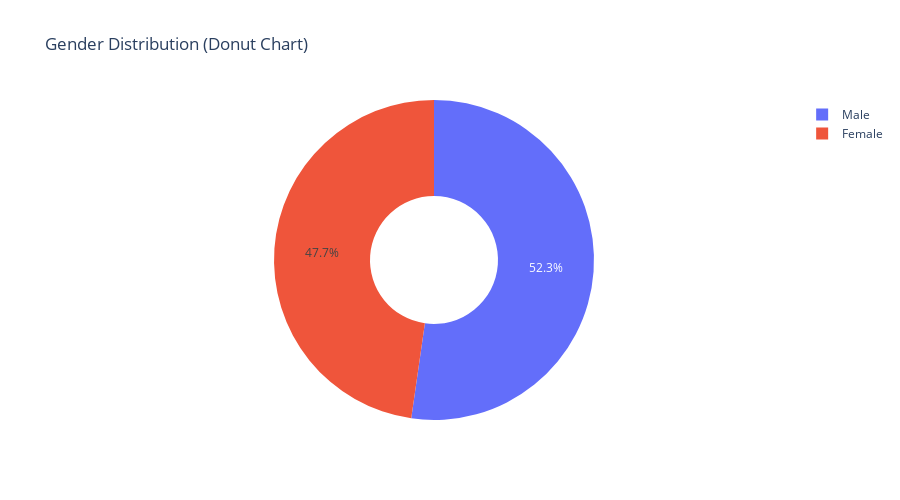
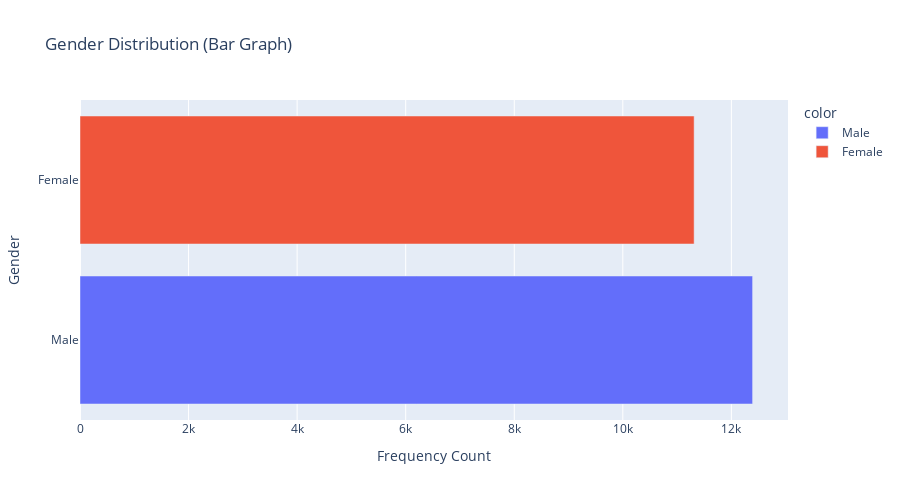

The cell these charts' notebook holds for them, in order:
### Markdown cell above
#### gender distribution

### Code cell
male_count = gender_counts[0]
female_count = gender_counts[1]

# Visualization of gender imbalance
gender_mapping = ['Male', 'Female']
pie_chart = px.pie(
    names=gender_mapping,
    values=[male_count, female_count],
    hole=0.4,
    title="Gender Distribution (Donut Chart)",
    height=500
)
pie_chart.show()

bar_graph = px.bar(
    y=gender_mapping,
    x=[male_count, female_count],
    title="Gender Distribution (Bar Graph)",
    color=gender_mapping,
    height=500
)
bar_graph.update_layout(
    yaxis_title="Gender",
    xaxis_title="Frequency Count"
)
bar_graph.show()

### Figure 1 — Plotly figure (JSON) as saved in the notebook; plotly's stock layout.template omitted (floating-point values rounded to 4 significant figures)
{"data": [{"domain": {"x": [0, 1], "y": [0, 1]}, "hole": 0.4, "hovertemplate": "label=%{label}<br>value=%{value}<extra></extra>", "labels": ["Male", "Female"], "legendgroup": "", "name": "", "showlegend": true, "type": "pie", "values": [12391, 11314]}], "layout": {"height": 500, "legend": {"tracegroupgap": 0}, "title": {"text": "Gender Distribution (Donut Chart)"}}}

### Figure 2 — Plotly figure (JSON) as saved in the notebook; plotly's stock layout.template omitted (floating-point values rounded to 4 significant figures)
{"data": [{"alignmentgroup": "True", "hovertemplate": "color=Male<br>x=%{x}<br>y=%{y}<extra></extra>", "legendgroup": "Male", "marker": {"color": "#636efa", "pattern": {"shape": ""}}, "name": "Male", "offsetgroup": "Male", "orientation": "h", "showlegend": true, "textposition": "auto", "type": "bar", "x": [12391], "xaxis": "x", "y": ["Male"], "yaxis": "y"}, {"alignmentgroup": "True", "hovertemplate": "color=Female<br>x=%{x}<br>y=%{y}<extra></extra>", "legendgroup": "Female", "marker": {"color": "#EF553B", "pattern": {"shape": ""}}, "name": "Female", "offsetgroup": "Female", "orientation": "h", "showlegend": true, "textposition": "auto", "type": "bar", "x": [11314], "xaxis": "x", "y": ["Female"], "yaxis": "y"}], "layout": {"barmode": "relative", "height": 500, "legend": {"title": {"text": "color"}, "tracegroupgap": 0}, "title": {"text": "Gender Distribution (Bar Graph)"}, "xaxis": {"anchor": "y", "domain": [0, 1], "title": {"text": "Frequency Count"}}, "yaxis": {"anchor": "x", "domain": [0, 1], "title": {"text": "Gender"}}}}
